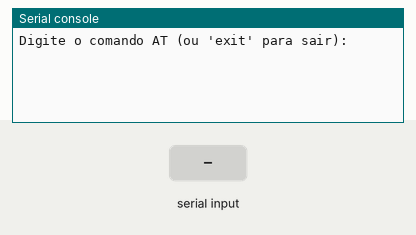
A program run on a simulated ESP32 board running MicroPython. Shown: the last lines printed to the serial console. Inputs (shaded band) come from the test bench. At 3.8 s the program stops and its outputs stay as they are.

Above: at 1.2 s.
1.3 s: "1" typed at the serial console, then Enter
At 2.0 s:
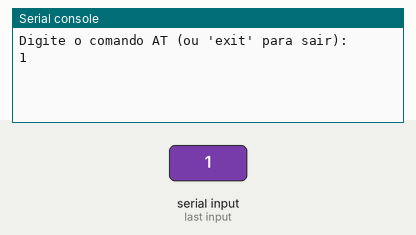
3.8 s: "exit" typed at the serial console, then Enter
At 5.0 s:
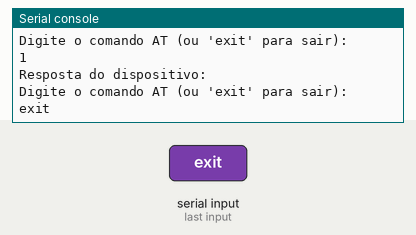

Measured:
- after the input at 1.3 s, the serial console: prints a new line at once (image 1)
- after the input at 3.8 s, the serial console: prints a new line at once (image 2)

The program:

antigo.py
```python
import re
import machine
import time
from machine import UART

# Configurar a porta serial (ajuste os pinos RX e TX de acordo com o seu hardware)
uart = UART(1, baudrate=115200, tx=27, rx=26)  # UART1

# Seu código para configuração do UART
def send_at_command(command):
    uart.write(command + '\r\n')
    time.sleep(1)  # Aguarde um momento para a resposta
    response = ""

    while uart.any():
        response += uart.read(1).decode('utf-8')

    return response

while True:
    at_command = input("Digite o comando AT (ou 'exit' para sair): ")
    if at_command == 'exit':
        break
    response = send_at_command(at_command)
    print("Resposta do dispositivo:", response)

    #print(response.split(","))
    #LATITUDE = response.split(",")[3]
    #LONGITUDE = response.split(",")[4]
    #print(LATITUDE, LONGITUDE)
```
